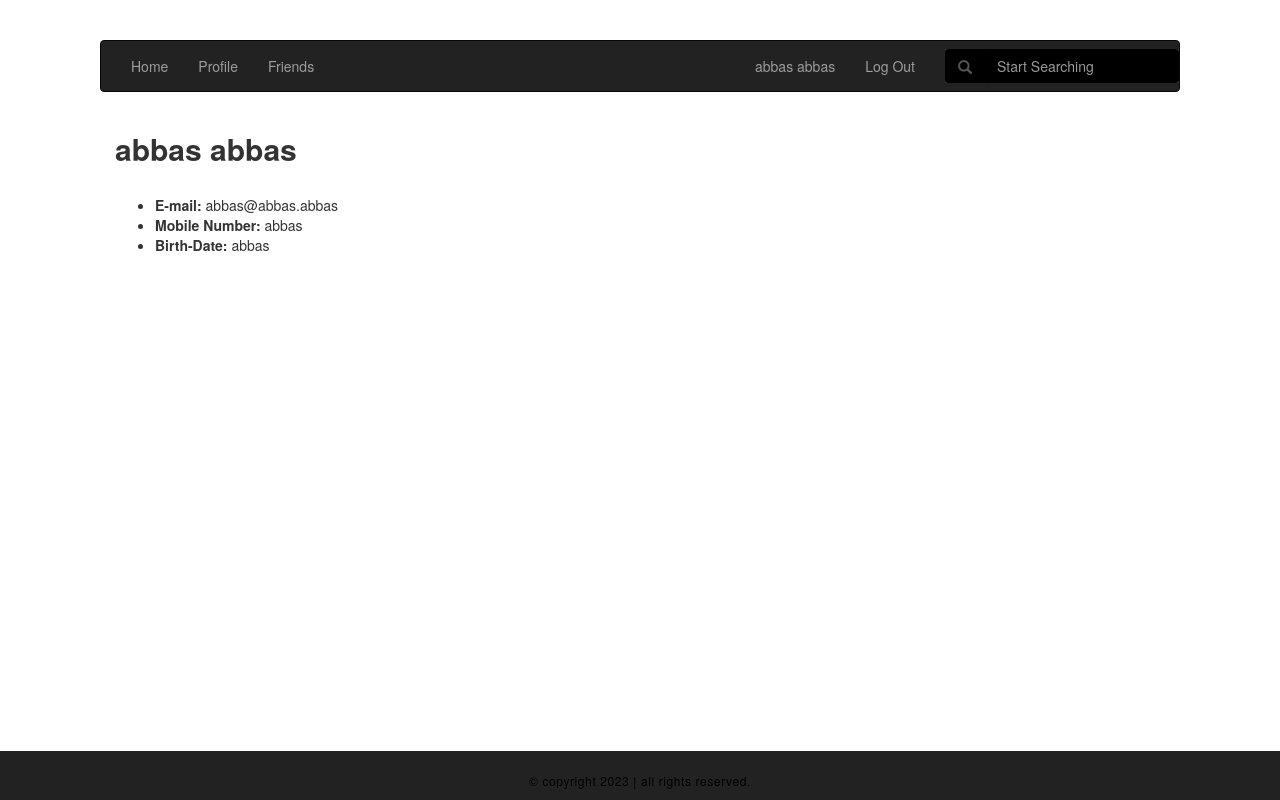
The app's page /abbas/ with its own data.
### social_network/models.py (models this page shows)
class CustomUser(AbstractUser):
    friends = models.ManyToManyField('self')
    username = models.CharField(max_length=100, unique=True)
    password = models.CharField(max_length=100)
    email = models.CharField(max_length=100, unique=True)
    first_name = models.CharField(max_length=100)
    last_name = models.CharField(max_length=100)
    birth_date = models.CharField(max_length=10)
    gender = models.CharField(max_length=8)
    mobile_number = models.CharField(max_length=15)
    def __str__(self):
        return self.first_name + " " + self.last_name

### social_network/views.py (the view, shortened to what this page needs)
# urls.py: url(r'^(?P<username>[\w.@+-]+)/$', views.Profile.as_view(), name='profile'),
class Profile(View):
    profile = 'social_network/profile.html'
    myprofile = 'social_network/myprofile.html'
    def get(self, request, username):
        user = CustomUser.objects.get(username=username)
        if request.user == user:
            return render(request, self.myprofile, {'user': user})
        return render(request, self.profile, {'user': user})

### social_network/templates/social_network/profile.html (shortened to what this page needs)
<!DOCTYPE html>
<html lang="en">
<head>
<link rel="stylesheet" href="https://cdnjs.cloudflare.com/ajax/libs/font-awesome/4.7.0/css/font-awesome.min.css">
<link rel="stylesheet" href="https://maxcdn.bootstrapcdn.com/bootstrap/3.3.7/css/bootstrap.min.css">
<link rel="stylesheet" href="https://maxcdn.bootstrapcdn.com/bootstrap/3.3.7/css/bootstrap.min.css">
</head>
<body>
<nav class="navbar navbar-inverse">
  <div class="container-fluid">
    <ul class="nav navbar-nav">
      <li ><a href="/"> Home</a></li>
      <li><a href="/{{user.username}}">Profile</a></li>
      <li><a href="/{{user.username}}/friends/">Friends</a></li>
    </ul>
      <ul class="nav navbar-nav navbar-right">
           <li><a href="/{{user.username}}">{{user}}</a></li>
        <li><a href="/logout/">Log Out</a></li>
      <form class="navbar-form navbar-right">
      <div class="form-group" style="background-color:#333;">
<div class="input-group" >
    <div class="input-group-addon" style="background-color:black;border-color:black;"><span class="glyphicon glyphicon-search"></span></div>
        <input type="text" class="form-control" placeholder="Start Searching" style="background-color:black;border-color:black;">
      </div>
      </div>
      </form>
            </ul>
  </div>
</nav>
<div class="container">
    <div class="card">
      <h2 class="card-title"><b>{{user}}</b></h4>
        <br>
        <ul>
         <li class="card-text" id='big_font'><b>E-mail: </b><span id='small_font'>{{user.email}}</span></li>
         <li class="card-text" id='big_font'><b>Mobile Number: </b><span id='small_font'>{{user.mobile_number}}</span></li>
            <li class="card-text" id='big_font'><b>Birth-Date: </b><span id='small_font'>{{user.birth_date}}</span></li>
</ul>
</div>
<div class="container-fluid" id="footer">
   <div>
     <p>
       &copy; copyright 2023 | all rights reserved.
     </p>
   </div>
 </div>
</body>
</html>

### social_network/templates/social_network/profile.html (style rules this page uses)
body { margin:40px 100px; }
#footer { background: #222; border-top: 1px solid #222; margin: 0; padding: 0; width: 100%; position: fixed; left: 0; bottom: 0; text-align: center; }
#footer > div { margin: 0 auto; padding: 10px 0 10px; overflow: hidden; text-align: center; width: 100%; }
#footer div p { color: #000; display: inline-block; font-size: 12px; letter-spacing: 0.05em; margin: 0; padding: 10px 0 0; text-align: center; }
#big_font { font-size: 16; }
#small_font { font-size: 14; }

### records on screen
CustomUser: first_name+last_name "abbas abbas", email "abbas@abbas.abbas", mobile_number "abbas", birth_date "abbas"
